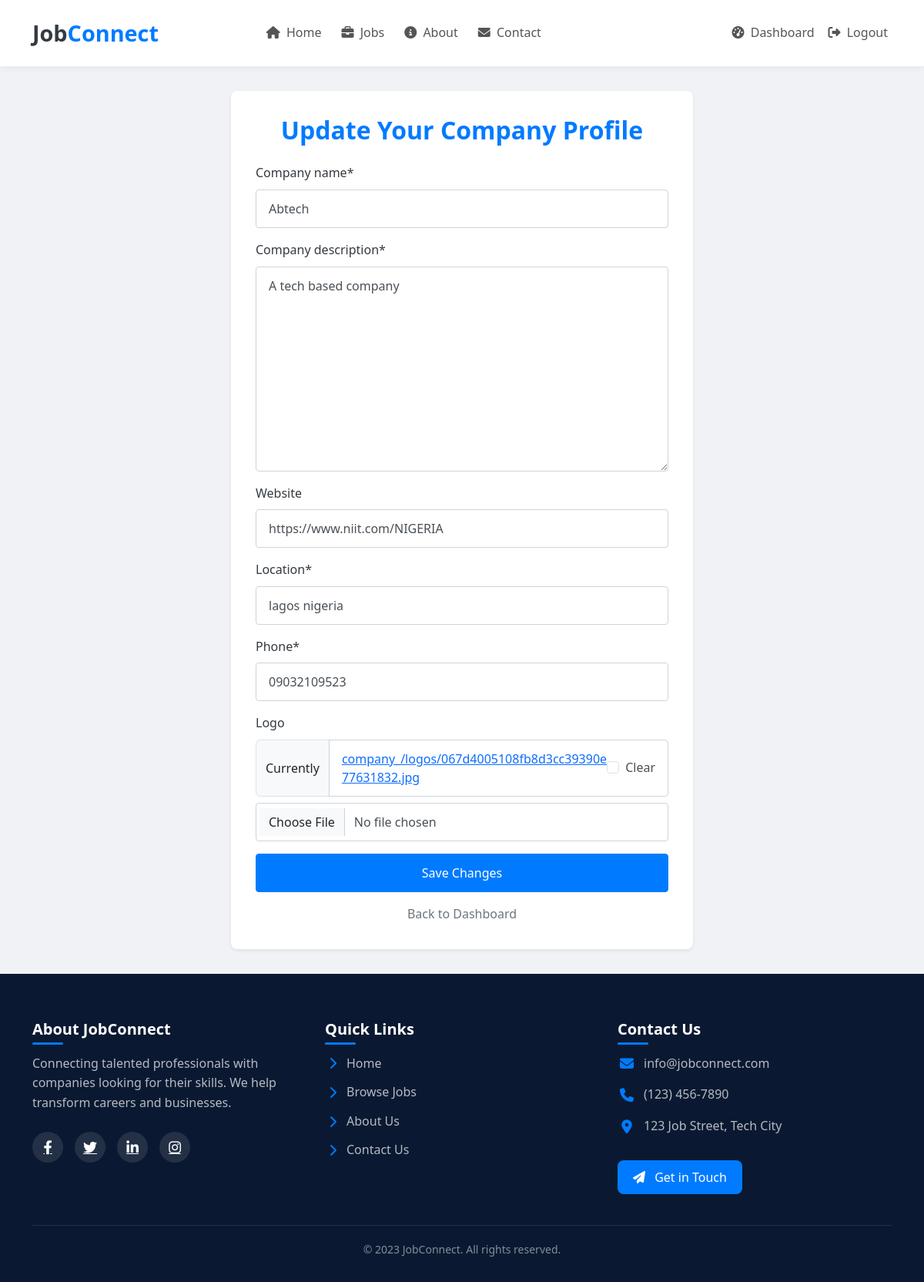
The page /employer/profile/update/ (signed in) on the database its author committed.
### jobs/models.py (models this page shows, shortened)
class Employer(models.Model):
    user = models.OneToOneField(User, on_delete=models.CASCADE, related_name='employer')
    company_name = models.CharField(max_length=100)
    company_description = models.TextField()
    website = models.URLField(blank=True, null=True)
    location = models.CharField(max_length=100)
    phone = models.CharField(max_length=20)
    logo = models.ImageField(upload_to='company_/logos', blank=True, null=True)
    date_joined = models.DateTimeField(default=timezone.now)

### jobs/views.py (the view)
# urls.py: path('employer/profile/update/', views.update_employer_profile, name='update_employer_profile'),
@login_required
def update_employer_profile(request):
    if not hasattr(request.user, 'employer'):
        messages.error(request, 'You do not have an employer profile!')
        return redirect('home')
    employer = request.user.employer
    if request.method == 'POST':
        form = EmployerRegistrationForm(request.POST, request.FILES, instance=employer)
        if form.is_valid():
            form.save()
            messages.success(request, 'Profile updated successfully!')
            return redirect('employer_dashboard')
    else:
            form = EmployerRegistrationForm(instance=employer)
    context = {
            'form': form,
            'title': 'Update Profile',
        }
    return render(request, 'employer/update_profile.html', context)

### jobs/forms.py
class EmployerRegistrationForm(forms.ModelForm):
    class Meta:
        model = Employer
        fields = ['company_name', 'company_description', 'website', 'location', 'phone', 'logo']

### jobs/templates/employer/update_profile.html (shortened to what this page needs)
{% extends 'base.html' %}
{% load crispy_forms_tags %}
{% block content %}
<div class="update-profile-container">
    <div class="update-profile-card">
        <div class="update-profile-card-header">
            <h2>Update Your Company Profile</h2>
        </div>
        <div class="card-body">
            <form method="post">
                {{ form|crispy }}
                <button type="submit" class="btn btn-primary">Save Changes</button>
            </form>
            <div class="back-to-dashboard mt-3">
                <a href="{% url 'employer_dashboard' %}">Back to Dashboard</a>
            </div>
        </div>
    </div>
</div>
{% endblock %}

### jobs/templates/base.html (style rules this page uses)
:root { --primary: #4361ee; --primary-dark: #3a0ca3; --secondary: #f72585; --light: #f8f9fa; --dark: #212529; }

### jobs/templates/employer/update_profile.html (style rules this page uses)
:root { --primary: #007bff; --primary-dark: #0056b3; --secondary: #6c757d; --light: #f8f9fa; --dark: #343a40; --success: #28a745; --info: #17a2b8; --warning: #ffc107; --danger: #dc3545; }
.update-profile-container { display: flex; justify-content: center; align-items: center; min-height: 80vh; background-color: #f0f2f5; padding: 1rem; }
.update-profile-card { width: 100%; max-width: 600px; padding: 1.5rem; background-color: #fff; border-radius: 0.5rem; box-shadow: 0 0.125rem 0.25rem rgba(0, 0, 0, 0.08); }
.update-profile-card-header { text-align: center; margin-bottom: 1rem; }
.update-profile-card-header h2 { color: var(--primary); font-weight: 600; }
.form-control { display: block; width: 100%; padding: 0.6rem 0.75rem; font-size: 0.9rem; line-height: 1.5; color: #495057; background-color: #fff; background-clip: padding-box; border: 1px solid #ced4da; border-radius: 0.25rem; transition: border-color 0.15s ease-in-out, box-shadow 0.15s ease-in-out; }
.btn-primary { display: block; width: 100%; padding: 0.6rem 1rem; font-size: 0.9rem; font-weight: 500; text-align: center; text-decoration: none; cursor: pointer; border: 1px solid transparent; border-radius: 0.25rem; transition: color 0.15s ease-in-out, background-color 0.15s ease-in-out, border-color 0.15s ease-in-out, box-shadow 0.15s ease-in-out; }
.btn-primary { color: #fff; background-color: var(--primary); border-color: var(--primary); }
.mt-3 { margin-top: 1rem; }
.back-to-dashboard { margin-top: 1rem; text-align: center; }
.back-to-dashboard a { text-decoration: none; color: var(--secondary); font-weight: 500; }
@media (min-width: 768px) { .update-profile-container { padding: 2rem; } }
@media (min-width: 768px) { .update-profile-card { padding: 2rem; } }
@media (min-width: 768px) { .update-profile-card-header { margin-bottom: 1.5rem; } }
@media (min-width: 768px) { .form-control { padding: 0.75rem 1rem; font-size: 1rem; } }
@media (min-width: 768px) { .btn-primary { padding: 0.75rem 1.5rem; font-size: 1rem; } }
@media (min-width: 768px) { .mt-3 { margin-top: 1.5rem; } }
@media (min-width: 768px) { .back-to-dashboard { margin-top: 1.5rem; } }

### rows shown on the page
Employer: company_name "Abtech", company_description "A tech based company", website "https://www.niit.com/NIGERIA", location "lagos nigeria", phone "09032109523"
